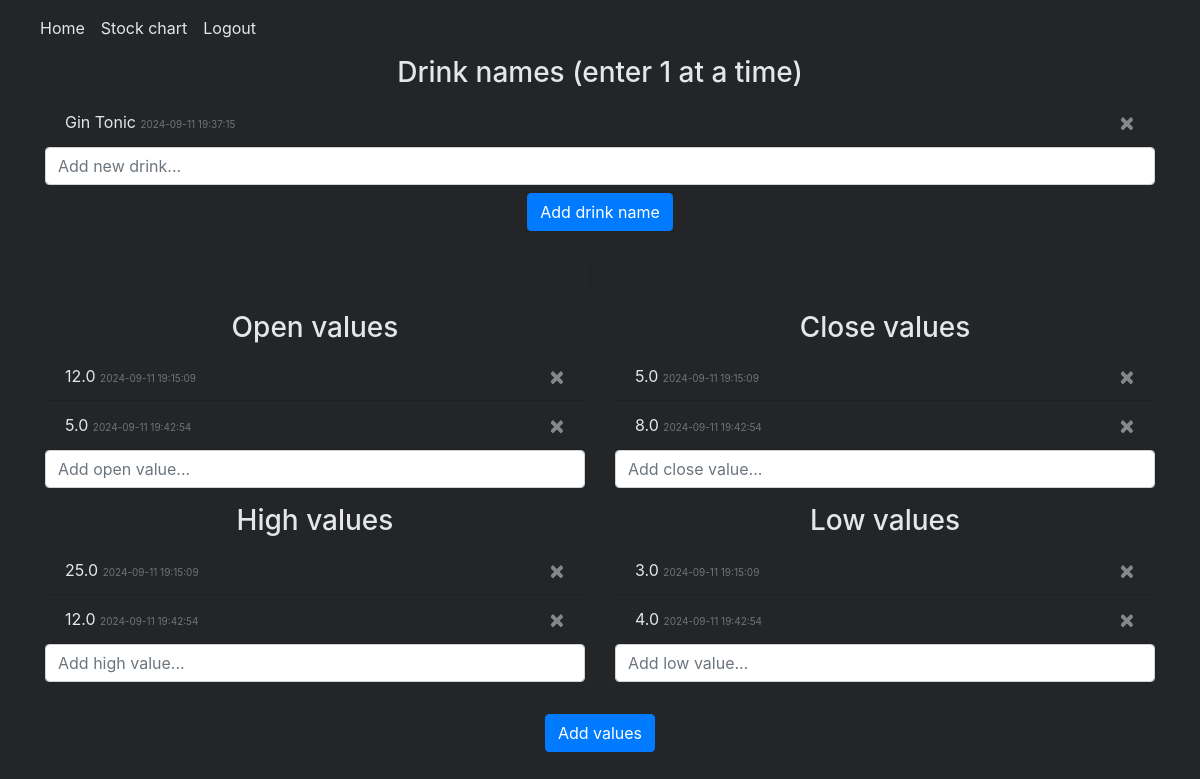
The app's page / (signed in) with its own data.
### website/models.py (models this page shows)
class Note(db.Model):
    id = db.Column(db.Integer, primary_key=True)
    data = db.Column(db.String(150))
    date = db.Column(db.DateTime(timezone=True), default=func.now())
    user_id = db.Column(db.Integer, db.ForeignKey('user.id'))

class OpenValue(db.Model):
    id = db.Column(db.Integer, primary_key=True)
    data = db.Column(db.Float)
    date = db.Column(db.DateTime(timezone=True), default=func.now())
    user_id = db.Column(db.Integer, db.ForeignKey('user.id'))

class CloseValue(db.Model):
    id = db.Column(db.Integer, primary_key=True)
    data = db.Column(db.Float)
    date = db.Column(db.DateTime(timezone=True), default=func.now())
    user_id = db.Column(db.Integer, db.ForeignKey('user.id'))

class High(db.Model):
    id = db.Column(db.Integer, primary_key=True)
    data = db.Column(db.Float)
    date = db.Column(db.DateTime(timezone=True), default=func.now())
    user_id = db.Column(db.Integer, db.ForeignKey('user.id'))

class Low(db.Model):
    id = db.Column(db.Integer, primary_key=True)
    data = db.Column(db.Float)
    date = db.Column(db.DateTime(timezone=True), default=func.now())
    user_id = db.Column(db.Integer, db.ForeignKey('user.id'))

### website/views.py (the view, shortened to what this page needs)
@views.route('/', methods=['GET', 'POST'])
@login_required
def home():
    return render_template("home.html", user=current_user)

### website/__init__.py (called while the page is built)
def create_app():
    app = Flask(__name__)
    app.config['SECRET_KEY'] = 'asd'
    app.config['SQLALCHEMY_DATABASE_URI'] = f'sqlite:///{DB_NAME}'
    db.init_app(app)
    migrate.init_app(app, db)
    from .views import views
    from .auth import auth
    app.register_blueprint(views, url_prefix='/')
    app.register_blueprint(auth, url_prefix='/')
    from .models import User, Note, CloseValue, OpenValue, High, Low
    with app.app_context():
        db.create_all()
    login_manager = LoginManager()
    login_manager.login_view = 'auth.login'
    login_manager.init_app(app)
    @login_manager.user_loader
    def load_user(id):
        return User.query.get(int(id))
    return app

### website/templates/home.html (shortened to what this page needs)
{% extends "base.html" %}
{% block content %}
<h3 align="center">Drink names (enter 1 at a time)</h3>
<ul class="list-group list-group-flush" id="notes">
  {% for note in user.notes %}
  <li class="list-group-item d-flex justify-content-between align-items-center">
    <span>{{ note.data }} <small class="text-muted">{{ note.date.strftime('%Y-%m-%d %H:%M:%S') }}</small></span>
    <button type="button" class="close" onClick="deleteNote({{ note.id }})">
        <span aria-hidden="true" id="cross">&times;</span>
    </button>
  </li>
  {% endfor %}
</ul>
<form method="POST" class="mb-4">
  <input name="note" id="note" class="form-control mb-2" placeholder="Add new drink..." required>
  <div class="d-flex justify-content-center">
    <button type="submit" class="btn btn-primary">Add drink name</button>
  </div>
</form>
<form method="POST">
<h1 align="center">Values</h1>
<div class="row">
  <div class="col">
    <h3 align="center">Open values</h3>
    <ul class="list-group list-group-flush" id="open_values">
      {% for open_v in user.open_values %}
      <li class="list-group-item d-flex justify-content-between align-items-center">
        <span>{{ open_v.data }} <small class="text-muted">{{ open_v.date.strftime('%Y-%m-%d %H:%M:%S') }}</small></span>
        <button type="button" class="close" data-id="{{ open_v.id }}" onClick="deleteLastValues()">
            <span aria-hidden="true" id="cross">&times;</span>
        </button>
      </li>
      {% endfor %}
    </ul>
    <input name="open_v" id="open_v" class="form-control mb-3" placeholder="Add open value..." required>
  </div>
  <div class="col">
    <h3 align="center">Close values</h3>
    <ul class="list-group list-group-flush" id="close_values">
      {% for close in user.close_values %}
      <li class="list-group-item d-flex justify-content-between align-items-center">
        <span>{{ close.data }} <small class="text-muted">{{ close.date.strftime('%Y-%m-%d %H:%M:%S') }}</small></span>
        <button type="button" class="close" data-id="{{ close.id }}" onClick="deleteLastValues()">
            <span aria-hidden="true" id="cross">&times;</span>
        </button>
      </li>
      {% endfor %}
    </ul>
    <input name="close" id="close" class="form-control mb-3" placeholder="Add close value..." required>
  </div>
</div>
<div class="row">
  <div class="col">
    <h3 align="center">High values</h3>
    <ul class="list-group list-group-flush" id="highs">
      {% for high in user.highs %}
      <li class="list-group-item d-flex justify-content-between align-items-center">
        <span>{{ high.data }} <small class="text-muted">{{ high.date.strftime('%Y-%m-%d %H:%M:%S') }}</small></span>
        <button type="button" class="close" data-id="{{ high.id }}" onClick="deleteLastValues()">
            <span aria-hidden="true" id="cross">&times;</span>
        </button>
      </li>
      {% endfor %}
    </ul>
    <input name="high" id="high" class="form-control mb-3" placeholder="Add high value..." required>
  </div>
  <div class="col">
    <h3 align="center">Low values</h3>
    <ul class="list-group list-group-flush" id="lows">
      {% for low in user.lows %}
      <li class="list-group-item d-flex justify-content-between align-items-center">
        <span>{{ low.data }} <small class="text-muted">{{ low.date.strftime('%Y-%m-%d %H:%M:%S') }}</small></span>
        <button type="button" class="close" data-id="{{ low.id }}" onClick="deleteLastValues()">
            <span aria-hidden="true" id="cross">&times;</span>
        </button>
      </li>
      {% endfor %}
    </ul>
    <input name="low" id="low" class="form-control mb-3" placeholder="Add low value..." required>
  </div>
</div>
<div class="d-flex justify-content-center mt-3">
  <button type="submit" class="btn btn-primary">Add values</button>
</div>
</form>
{% endblock %}

### website/templates/base.html (shortened to what this page needs)
<!DOCTYPE html>
<html lang="en">
<head>
    <link
    rel="stylesheet"
    href="https://stackpath.bootstrapcdn.com/bootstrap/4.4.1/css/bootstrap.min.css"
/>
    <link
    rel="stylesheet"
    href="https://stackpath.bootstrapcdn.com/font-awesome/4.7.0/css/font-awesome.min.css"
/>
    <link rel="stylesheet" href="static/style.css">
</head>
<body>
    <nav class="navbar navbar-expand-lg navbar-light">
        <div class="collapse navbar-collapse" id="navbarNav">
          <ul class="navbar-nav">
            {% if user.is_authenticated %}
            <li class="nav-item">
              <a class="nav-link" id="home" href="/">Home</a>
            </li>
            <li class="nav-item">
              <a class="nav-link" id="stock" href="/stock">Stock chart</a>
            </li>
            <li class="nav-item">
              <a class="nav-link" id="logout" href="/logout">Logout</a>
            </li>
            {% endif %}
          </ul>
        </div>
      </nav>
    <div class="container">
        {% block content %}
        {% endblock %}
    </div>
</body>
</html>

### website/static/style.css (style rules this page uses)
body { background-color: #242526; }
h3 { color: #E4E6EB; }
#login, #logout, #sign-up, #stock, #home { color: #E4E6EB; }
.list-group-item { background-color: #242526; color: #E4E6EB; }
#cross { color: #E4E6EB; }
.text-muted { font-size: 10px; }
.navbar-light .navbar-nav .nav-link { color: #ffffff; }

### records on screen
Note: data "Gin Tonic", date "2024-09-11 19:37:15"
OpenValue: data "12.0", date "2024-09-11 19:15:09"
OpenValue: data "5.0", date "2024-09-11 19:42:54"
CloseValue: data "5.0", date "2024-09-11 19:15:09"
CloseValue: data "8.0", date "2024-09-11 19:42:54"
High: data "25.0", date "2024-09-11 19:15:09"
High: data "12.0", date "2024-09-11 19:42:54"
Low: data "3.0", date "2024-09-11 19:15:09"
Low: data "4.0", date "2024-09-11 19:42:54"
